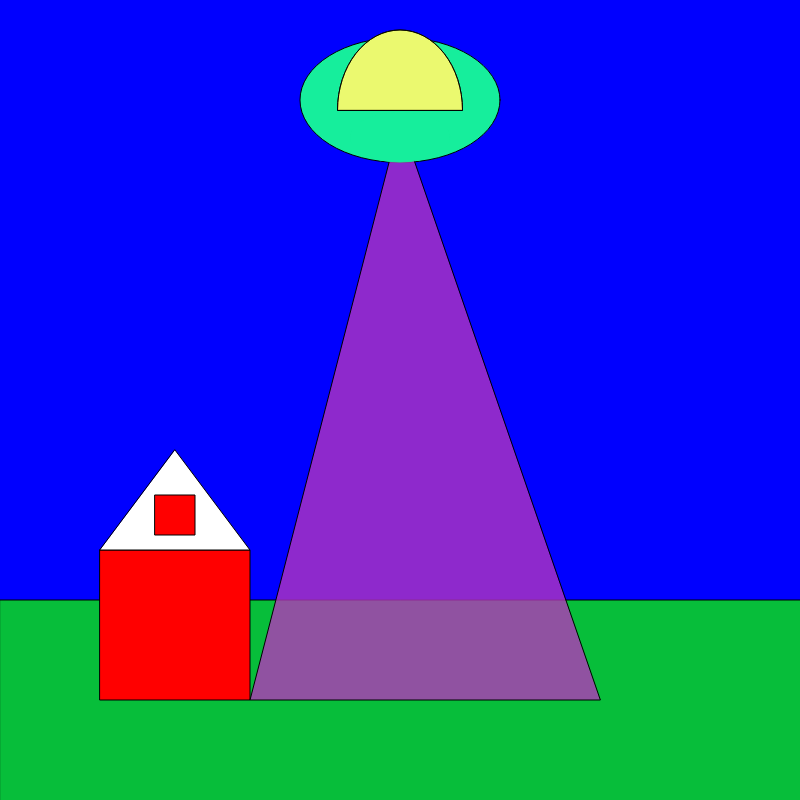
Frame 1 (no input)
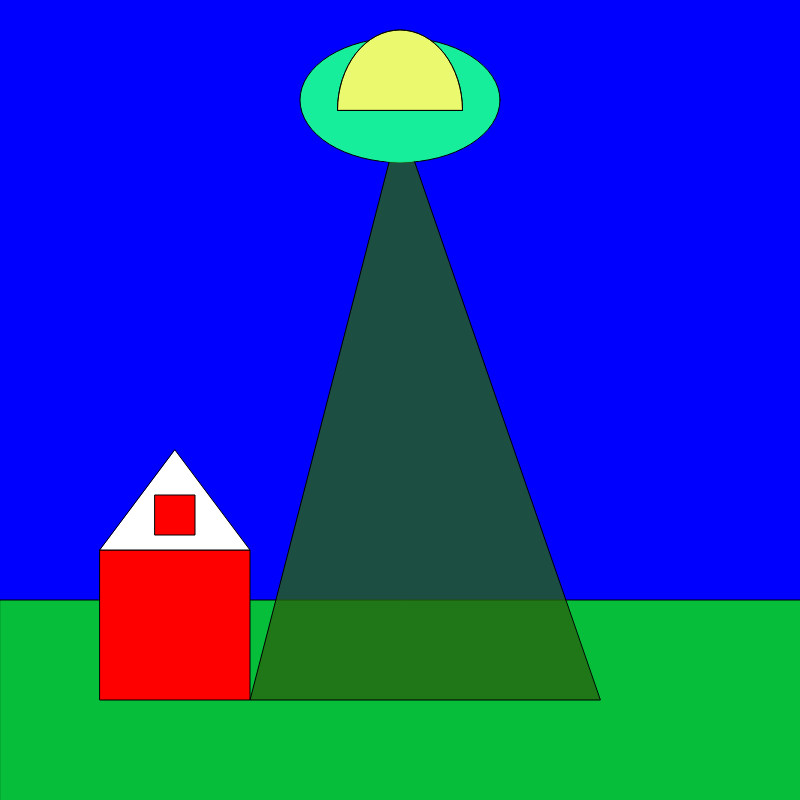
Frame 60 (no input)
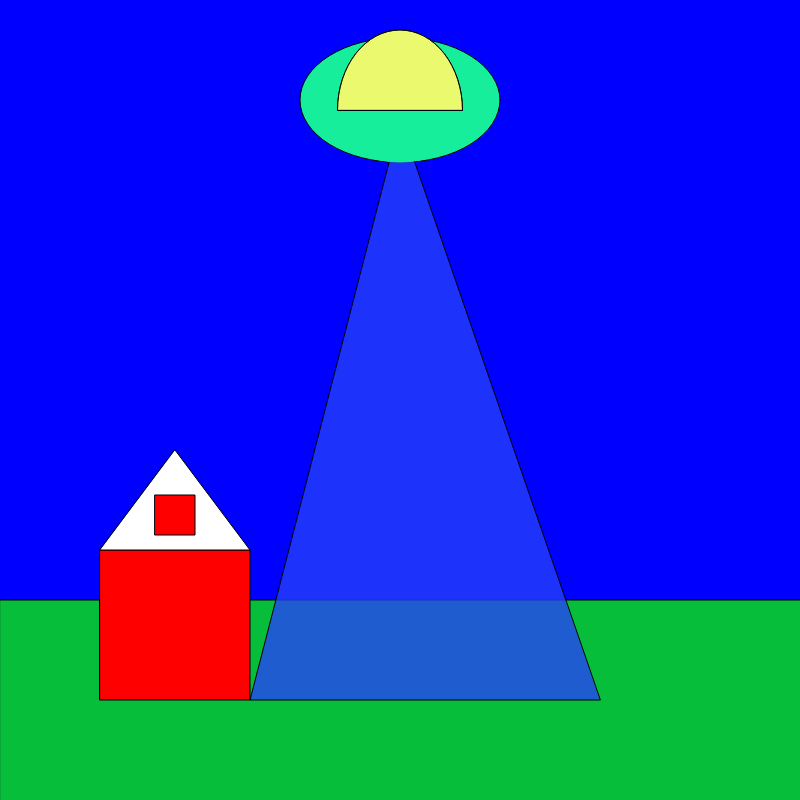
Frame 120 (the mouse pressed at the canvas centre since frame 60)

The p5.js sketch that drew these frames (run headless with seeded random() and noise() and a simulated clock; from frame 60 on, the mouse is pressed at the canvas centre):

// p5.js sketch
// ── sketch.js
function setup() {
  createCanvas(800, 800);
}

function draw() {
  stroke('black')
  background(0,0,255);
  fill('#16EE9C')
  ellipse(400,100,200,125)
  fill('#07BE3A')
  rect(0,600,1000,)
  fill('red')
  rect(100,550,150)
  fill("white")
  triangle(100,550,250,550,175,450)
  fill('red')
  rect(155,495,40)
  fill('white')
  arc(400,110,125,160,PI, 0  , CHORD)
  fill('rgba(223,245,27,0.63)')
  arc(400,110,125,160,PI, 0  , CHORD)
  fill(random(255),random(255),random(255),200)
  triangle(400,120,250,700,600,700)
  fill('#16EE9C')
  stroke('#16EE9C')
  ellipse(400,137,100,50)
}
